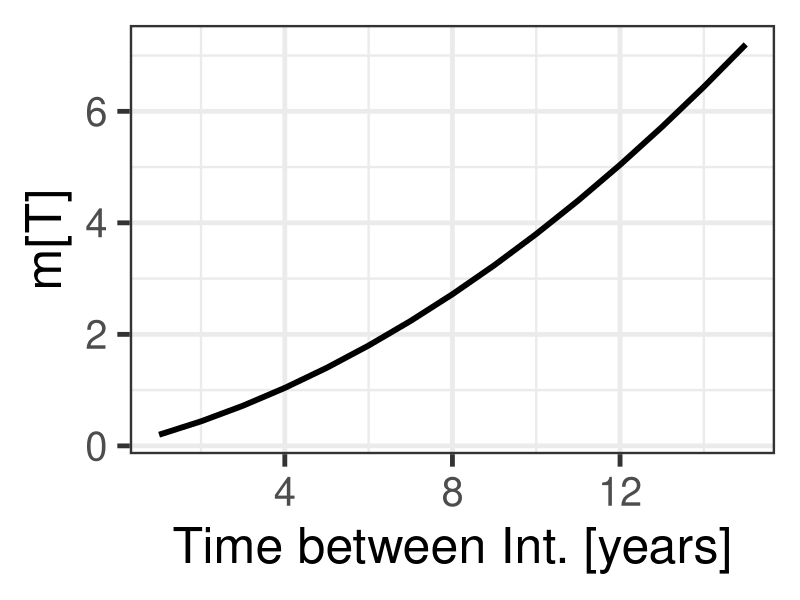
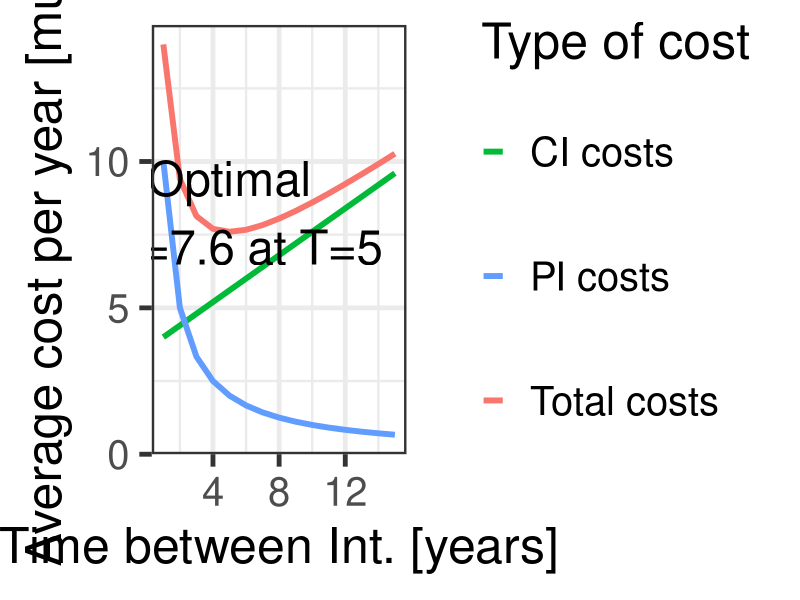

Here is the R script that generated these plots, in order:
# *-----------------------------------------------------------------
# | PROBLEM NUMBER: 3.1
# | PROBLEM NAME: Road Intervention
# | UPDATE: AE     
# | DESCRIPTION: The program uses basic formulae of Two-State
# |              Intervention Strategy theory to minimise costs and
# |              finds optimum time to intervene.
# |              
# | 
# | KEYWORDS: Intervention, cost minimisation, optimization, road, 
# |           surface, increasing rate of failure
# *-----------------------------------------------------------------

### ------------------DATA AND PACKAGE IMPORT-----------------
rm(list=ls())     # clear the memory and items in R console
library(ggplot2)
library(tidyr)

### ------------------VARIABLE DEFINITION---------------------

## First we want to define the variables used for the program. 

# mu0 is the initial value of mu, occurring in year 1.
# dmu is the annual rate of change of mu
# C.CI is the Cost of a Corrective Intervention (CI)
# C.PI is the Cost of a Preventive Intervention (PI)

### ---------------VARIABLE INPUT-------------------

mu0  <- 0.2 
dmu  <- 0.02 
C.CI <- 20
C.PI <- 10

### ---------------PROGRAM OUTPUT-------------------

## The program uses simple formulae to calculate each part of the 
## Total Costs. The part deriving from costs of preventive 
## interventions, and the one from corrective interventions.

# The index .c is used to differentiate variables relating to the CI 
# from those indexed using .p for PI.

# General and miscellaneous definitions
unit  <- 1  # defined to scale plots
T.max <- 15 # defines a maximum number of years for observed period

# Define the variable of the model
# linear function of mean amount of failures.
mu = function(a,b,x){(a+b*(x-1))}   
# mean number of cumulated failures at time t=T
m       <- matrix(nrow=T.max)      
# the cost per unit of time for only CI
eta.CI  <- matrix(nrow=T.max)     
# the cost per unit of time for only PI
eta.PI  <- matrix(nrow=T.max)    
# cost per unit of time, sum of eta.p and eta.c
eta     <- matrix(nrow=T.max)      

### ------------------CALCULATIONS-------------------

for (T in 1:T.max){
  m[T]        <- T*mu(mu0,dmu,T)
  eta.CI[T]   <- C.CI*m[T]/T
  eta.PI[T]   <- C.PI/T
  eta[T]      <- eta.CI[T]+eta.PI[T] 
}

result <- data.frame(m,eta.CI,eta.PI,eta)
result <- cbind(1:T.max,result)
names(result) <- c("t","m","eta.CI","eta.PI","eta")

print(result)

cat("Optimal value of cost per unit time is\n")
print(min(eta))

### --------------------PLOT--------------------

plotm <- ggplot(data=result,aes(x=t,y=m)) + 
  geom_line(size=2) + 
  xlab("Time between Int. [years]") + ylab("m[T]") + 
  theme_bw(base_size=36) 
plotm

dev.copy(png,'E3-01_m.png',width=2000,height=1330)
dev.off()

results <- result[,c(1,3:5)]
names(results) <- c("t","eta.CI","eta.PI","eta")
resultstidy <- gather(results
                      ,eta.CI,eta.PI,eta
                      ,key="key",value="value")

ploteta <- ggplot(data=resultstidy,aes(x=t,y=value
                                       ,group=key,color=key)) + 
  geom_line(size=2) + 
  scale_colour_hue(name="Type of cost",      # Set legend title
                   breaks=c("eta.CI", "eta.PI", "eta"),
                   labels=c("\nCI costs\n"
                            , "\nPI costs\n"
                            , "\nTotal costs\n")
  )  +                  
  scale_linetype_discrete(name="Type of cost") +
  xlab("Time between Int. [years]") + 
  ylab("Average cost per year [mu/yr]") + # Set axis labels
  theme_bw(base_size=36) + 
  annotate("text", x = 5, y = 8.25
           , label = "Optimal\neta=7.6 at T=5"
           ,size=12,color="black")
ploteta

dev.copy(png,'E3-01_Cost.png',width=2000,height=1330)
dev.off()

### ------------------PLOT END-------------------

# END
